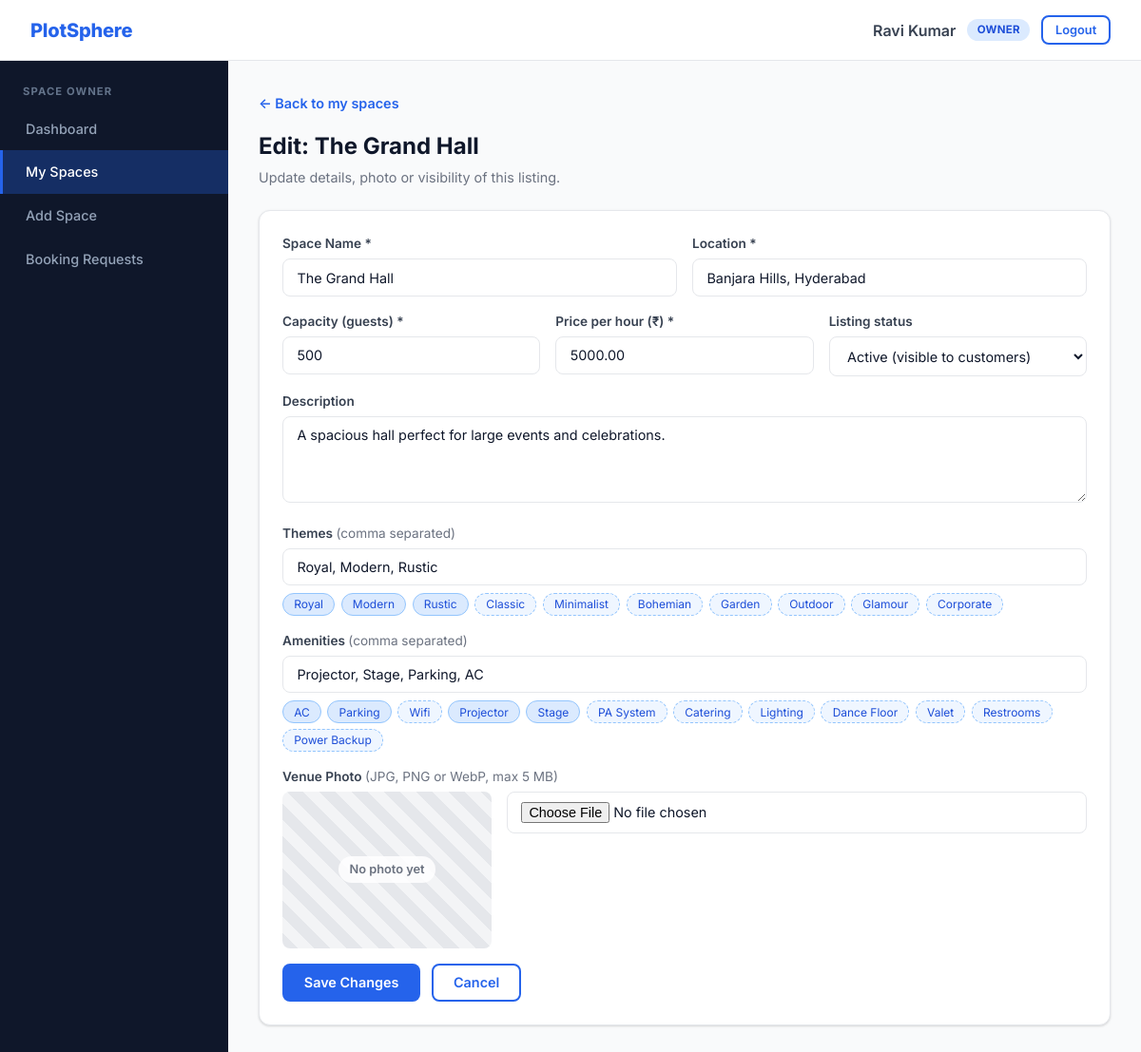
Screenshot of /owner/edit_space.php?id=1 (signed in) with the database file from the repository.
### tables this page shows
CREATE TABLE users (
  id INT AUTO_INCREMENT PRIMARY KEY,
  username VARCHAR(50) UNIQUE NOT NULL,
  password VARCHAR(255) NOT NULL,
  role ENUM('admin', 'owner', 'user') NOT NULL DEFAULT 'user',
  full_name VARCHAR(100),
  email VARCHAR(100),
  status ENUM('active','inactive') NOT NULL DEFAULT 'active',
  created_at DATETIME DEFAULT CURRENT_TIMESTAMP
);

CREATE TABLE spaces (
  id INT AUTO_INCREMENT PRIMARY KEY,
  owner_id INT NOT NULL,
  name VARCHAR(100) NOT NULL,
  location VARCHAR(150) NOT NULL,
  capacity INT NOT NULL,
  price_per_hour DECIMAL(10,2) NOT NULL,
  description TEXT,
  themes VARCHAR(255),
  amenities VARCHAR(255),
  photo VARCHAR(255) NULL DEFAULT NULL,
  status ENUM('active','inactive') DEFAULT 'active',
  created_at DATETIME DEFAULT CURRENT_TIMESTAMP,
  FOREIGN KEY (owner_id) REFERENCES users(id)
);

### db/connect.php (called while the page is built, shortened)
<?php
$user = 'root';

### auth/check.php (called while the page is built)
<?php
require_once __DIR__ . '/../includes/bootstrap.php';
require_login();

### includes/space_form.php (the view, shortened to what this page needs)
<?php
function render_space_form(array $space, string $action, string $submitLabel): void
{
    ?>
  <form class="card" method="post" action="<?php echo e($action); ?>" enctype="multipart/form-data">
    <div class="form-row">
      <div class="form-group">
        <label class="form-label" for="name">Space Name *</label>
        <input class="form-control" id="name" name="name" maxlength="100" value="<?php echo e($space['name'] ?? ''); ?>" required>
      </div>
      <div class="form-group">
        <label class="form-label" for="location">Location *</label>
        <input class="form-control" id="location" name="location" maxlength="150" value="<?php echo e($space['location'] ?? ''); ?>" placeholder="e.g. Banjara Hills, Hyderabad" required>
      </div>
    </div>
    <div class="form-row">
      <div class="form-group">
        <label class="form-label" for="capacity">Capacity (guests) *</label>
        <input class="form-control" id="capacity" name="capacity" type="number" min="1" max="100000" value="<?php echo e($space['capacity'] ?? ''); ?>" required>
      </div>
      <div class="form-group">
        <label class="form-label" for="price_per_hour">Price per hour (₹) *</label>
        <input class="form-control" id="price_per_hour" name="price_per_hour" type="number" min="1" step="0.01" value="<?php echo e($space['price_per_hour'] ?? ''); ?>" required>
      </div>
      <div class="form-group">
        <label class="form-label" for="status">Listing status</label>
        <select class="form-control" id="status" name="status">
          <option value="active" <?php echo ($space['status'] ?? 'active') === 'active' ? 'selected' : ''; ?>>Active (visible to customers)</option>
        </select>
      </div>
    </div>
    <div class="form-group">
      <label class="form-label" for="description">Description</label>
      <textarea class="form-control" id="description" name="description" rows="4" maxlength="2000"><?php echo e($space['description'] ?? ''); ?></textarea>
    </div>
    <div class="form-group">
      <label class="form-label" for="themes">Themes <span class="muted">(comma separated)</span></label>
      <input class="form-control" id="themes" name="themes" maxlength="255" value="<?php echo e(str_replace(',', ', ', (string)($space['themes'] ?? ''))); ?>">
      <div class="chip-list" data-target="themes">
        <?php foreach (THEME_SUGGESTIONS as $t): ?><button type="button" class="chip"><?php echo e($t); ?></button><?php endforeach; ?>
      </div>
    </div>
    <div class="form-group">
      <label class="form-label" for="amenities">Amenities <span class="muted">(comma separated)</span></label>
      <input class="form-control" id="amenities" name="amenities" maxlength="255" value="<?php echo e(str_replace(',', ', ', (string)($space['amenities'] ?? ''))); ?>">
      <div class="chip-list" data-target="amenities">
        <?php foreach (AMENITY_SUGGESTIONS as $a): ?><button type="button" class="chip"><?php echo e($a); ?></button><?php endforeach; ?>
      </div>
    </div>
    <div class="form-group">
      <label class="form-label" for="photo">Venue Photo <span class="muted">(JPG, PNG or WebP, max 5 MB)</span></label>
      <div class="photo-field">
        <div class="photo-preview" id="photo-preview"><?php echo photo_html($space['photo'] ?? null, $space['name'] ?? 'Venue photo', 'space-photo space-photo-sm'); ?></div>
        <div>
          <input class="form-control" id="photo" name="photo" type="file" accept=".jpg,.jpeg,.png,.webp,image/jpeg,image/png,image/webp">
        </div>
      </div>
    </div>
    <div class="form-actions">
      <button class="btn btn-primary" type="submit"><?php echo e($submitLabel); ?></button>
      <a class="btn btn-outline" href="<?php echo e(url('owner/my_spaces.php')); ?>">Cancel</a>
    </div>
  </form>
    <?php
}

### includes/header.php (shortened to what this page needs)
<?php
$user = current_user();
$current = substr(str_replace('\\', '/', (string)($_SERVER['SCRIPT_NAME'] ?? '')), strlen(base_url()) + 1);
$menus = [
    'user' => ['Customer' => [
        'user/home.php' => 'Dashboard',
        'user/browse.php' => 'Browse Spaces',
        'user/my_bookings.php' => 'My Bookings',
    ]],
    'owner' => ['Space Owner' => [
        'owner/home.php' => 'Dashboard',
        'owner/my_spaces.php' => 'My Spaces',
        'owner/add_space.php' => 'Add Space',
        'owner/bookings.php' => 'Booking Requests',
    ]],
    'admin' => ['Administrator' => [
        'admin/home.php' => 'Dashboard',
        'admin/users.php' => 'Users',
        'admin/spaces.php' => 'Spaces',
        'admin/bookings.php' => 'Bookings',
    ]],
];
$aliases = ['user/space.php' => 'user/browse.php', 'user/book.php' => 'user/browse.php', 'owner/edit_space.php' => 'owner/my_spaces.php'];
$activeLink = $aliases[$current] ?? $current;
?>
<!DOCTYPE html>
<html lang="en">
<head>
  <link rel="stylesheet" href="<?php echo e(url('css/styles.css')); ?>">
</head>
<body>
<?php if ($user): ?>
  <header class="topbar">
    <a class="navbar-brand" href="<?php echo e(url(home_for_role($user['role']))); ?>">PlotSphere</a>
    <div class="topbar-user">
      <span class="user"><?php echo e($user['full_name'] ?: $user['username']); ?></span>
      <?php echo status_badge($user['role']); ?>
      <form method="post" action="<?php echo e(url('logout.php')); ?>" class="inline-form">
        <button class="btn btn-outline btn-sm" type="submit">Logout</button>
      </form>
    </div>
  </header>
  <div class="dashboard-layout">
    <nav class="sidebar" aria-label="Main navigation">
      <?php foreach ($menus[$user['role']] ?? [] as $section => $links): ?>
        <div class="sidebar-section"><?php echo e($section); ?></div>
        <?php foreach ($links as $href => $label): ?>
          <a class="sidebar-link<?php echo $activeLink === $href ? ' active' : ''; ?>" href="<?php echo e(url($href)); ?>"><?php echo e($label); ?></a>
        <?php endforeach; ?>
      <?php endforeach; ?>
    </nav>
    <main class="main-content">
<?php endif; ?>

### includes/bootstrap.php (shortened to what this page needs)
<?php
require_once __DIR__ . '/../db/connect.php';
function e($value): string
{
    return htmlspecialchars((string)$value, ENT_QUOTES, 'UTF-8');
}
function base_url(): string
{
    static $base = null;
    if ($base !== null) {
        return $base;
    }
    $root = realpath((string)($_SERVER['DOCUMENT_ROOT'] ?? '')) ?: '';
    $app = realpath(__DIR__ . '/..') ?: '';
    if ($root !== '' && stripos($app, $root) === 0) {
        $base = str_replace('\\', '/', substr($app, strlen($root)));
    } else {
        $base = '/metromingle';
    }
    $base = '/' . trim($base, '/');
    if ($base === '/') {
        $base = '';
    }
    return $base;
}
function url(string $path = ''): string
{
    return base_url() . '/' . ltrim($path, '/');
}
function status_badge(string $status): string
{
    $map = [
        'active' => 'success', 'confirmed' => 'success',
        'pending' => 'warning',
        'inactive' => 'gray', 'cancelled' => 'gray',
        'rejected' => 'danger',
        'admin' => 'danger', 'owner' => 'blue', 'user' => 'gray',
    ];
    $label = $status === 'user' ? 'customer' : $status;
    return '<span class="badge badge-' . ($map[$status] ?? 'gray') . '">' . e($label) . '</span>';
}
function db_run(string $sql, array $params = []): mysqli_stmt
{
    global $conn;
    $stmt = $conn->prepare($sql);
    if ($params) {
        $types = '';
        foreach ($params as $p) {
            $types .= is_int($p) ? 'i' : (is_float($p) ? 'd' : 's');
        }
        $values = array_values($params);
        $stmt->bind_param($types, ...$values);
    }
    $stmt->execute();
    return $stmt;
}
function db_all(string $sql, array $params = []): array
{
    $result = db_run($sql, $params)->get_result();
    return $result ? $result->fetch_all(MYSQLI_ASSOC) : [];
}
function db_one(string $sql, array $params = []): ?array
{
    return db_all($sql, $params)[0] ?? null;
}
function home_for_role(string $role): string
{
    return ['admin' => 'admin/home.php', 'owner' => 'owner/home.php'][$role] ?? 'user/home.php';
}
function current_user(): ?array
{
    static $user = false;
    if ($user !== false) {
        return $user;
    }
    $user = null;
    if (!empty($_SESSION['user_id'])) {
        $row = db_one('SELECT id, username, role, full_name, email, status FROM users WHERE id = ?', [(int)$_SESSION['user_id']]);
        if ($row && $row['status'] === 'active') {
            $user = $row;
        } else {
            $_SESSION = [];
            session_regenerate_id(true);
        }
    }
    return $user;
}
function require_login(): array
{
    $user = current_user();
    return $user;
}
function require_role(string ...$roles): array
{
    $user = require_login();
    return $user;
}
function is_safe_photo_path(?string $path): bool
{
    return is_string($path) && preg_match('#^uploads/spaces/[a-f0-9]{32}\.(jpg|png|webp)$#', $path) === 1;
}
function photo_html(?string $path, string $alt, string $class = 'space-photo'): string
{
    return '<div class="' . e($class) . ' photo-placeholder" role="img" aria-label="No photo available"><span>No photo yet</span></div>';
}

### owner/edit_space.php (shortened to what this page needs)
<?php
require_once __DIR__ . '/../auth/check.php';
require_once __DIR__ . '/../includes/space_form.php';
$user = require_role('owner');
$ownerId = (int)$user['id'];
$spaceId = (int)($_GET['id'] ?? ($_POST['id'] ?? 0));
$existing = db_one('SELECT * FROM spaces WHERE id = ? AND owner_id = ?', [$spaceId, $ownerId]);
$space = $existing;
require __DIR__ . '/../includes/header.php';
?>
<p><a class="back-link" href="<?php echo e(url('owner/my_spaces.php')); ?>">&larr; Back to my spaces</a></p>
<div class="page-header">
  <h1>Edit: <?php echo e($existing['name']); ?></h1>
  <p>Update details, photo or visibility of this listing.</p>
</div>
<?php render_space_form($space, url('owner/edit_space.php?id=' . $spaceId), 'Save Changes'); ?>
<?php require __DIR__ . '/../includes/footer.php'; ?>

### rows the page displays
users: full_name "Ravi Kumar", role "OWNER"
spaces: name "The Grand Hall", location "Banjara Hills, Hyderabad", capacity "500", price_per_hour "5000.00", status "Active (visible to customers)", description "A spacious hall perfect for large events and celebrations.", themes "Royal, Modern, Rustic", amenities "Projector, Stage, Parking, AC"

### other values shown
$section "SPACE OWNER"
$label "Dashboard"
$label "My Spaces"
$label "Add Space"
$label "Booking Requests"
$t "Royal"
$t "Modern"
$t "Rustic"
$t "Classic"
$t "Minimalist"
$t "Bohemian"
$t "Garden"
$t "Outdoor"
$t "Glamour"
$t "Corporate"
